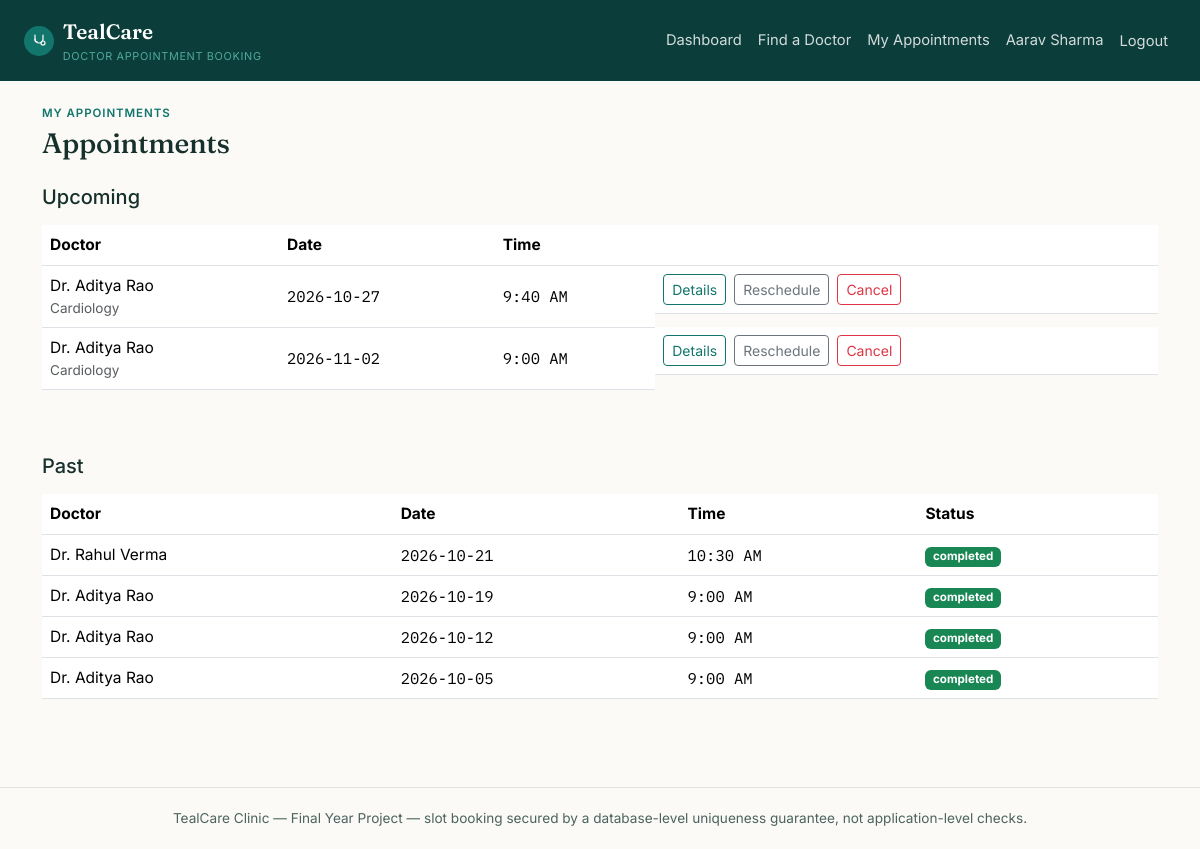
The app's page /patient/appointments (signed in) with its own data.
### tables this page shows
CREATE TABLE users (
    id INT AUTO_INCREMENT PRIMARY KEY,
    role ENUM('admin','doctor','patient') NOT NULL,
    name VARCHAR(150) NOT NULL,
    email VARCHAR(190) NOT NULL UNIQUE,
    password_hash VARCHAR(255) NOT NULL,
    phone VARCHAR(20) NULL,
     
    staff_code VARCHAR(20) NULL UNIQUE,
     
     
    status ENUM('active','suspended') NOT NULL DEFAULT 'active',
    reset_token VARCHAR(64) NULL,
    reset_token_expires_at DATETIME NULL,
    created_at TIMESTAMP NOT NULL DEFAULT CURRENT_TIMESTAMP
);

CREATE TABLE appointments (
    id INT AUTO_INCREMENT PRIMARY KEY,
    patient_id INT NOT NULL,
    doctor_id INT NOT NULL,
     
     
    reservation_id INT NULL,
    appointment_date DATE NOT NULL,
    start_time TIME NOT NULL,
    end_time TIME NOT NULL,
    status ENUM('booked','completed','cancelled','no_show') NOT NULL DEFAULT 'booked',
    notes TEXT NULL,
    cancelled_by VARCHAR(20) NULL,
     
     
    is_stress_test TINYINT(1) NOT NULL DEFAULT 0,
    created_at TIMESTAMP NOT NULL DEFAULT CURRENT_TIMESTAMP,
    updated_at TIMESTAMP NOT NULL DEFAULT CURRENT_TIMESTAMP ON UPDATE CURRENT_TIMESTAMP,
    FOREIGN KEY (patient_id) REFERENCES users(id),
    FOREIGN KEY (doctor_id) REFERENCES doctors(id),
    FOREIGN KEY (reservation_id) REFERENCES slot_reservations(id) ON DELETE SET NULL,
    INDEX idx_doctor_date (doctor_id, appointment_date),
    INDEX idx_patient (patient_id)
);

CREATE TABLE specializations (
    id INT AUTO_INCREMENT PRIMARY KEY,
    name VARCHAR(100) NOT NULL UNIQUE,
    description VARCHAR(255) NULL
);

### app/views/patient/appointments.php (the view, shortened to what the rows shown need)
<p class="eyebrow mb-1">My appointments</p>
<h1 class="h3 mb-4">Appointments</h1>
<h5 class="mb-3">Upcoming</h5>
<?php if (empty($upcoming)): ?>
    <p class="text-muted">No upcoming appointments.</p>
<?php else: ?>
    <div class="table-responsive mb-5">
        <table class="table table-tc align-middle">
            <thead><tr><th>Doctor</th><th>Date</th><th>Time</th><th></th></tr></thead>
            <tbody>
            <?php foreach ($upcoming as $a): $doctorInactive = ($a['doctor_status'] ?? 'active') !== 'active'; ?>
                <tr>
                    <td>
                        <?= htmlspecialchars($a['doctor_name'], ENT_QUOTES) ?>
                        <div class="text-muted small"><?= htmlspecialchars($a['specialization_name'], ENT_QUOTES) ?></div>
                    </td>
                    <td class="mono"><?= htmlspecialchars($a['appointment_date'], ENT_QUOTES) ?></td>
                    <td class="mono"><?= date('g:i A', strtotime($a['start_time'])) ?></td>
                    <td class="d-flex gap-2">
                        <a href="<?= Router::url('/patient/appointments/' . $a['id'] . '/confirmation') ?>" class="btn btn-sm btn-outline-tc">Details</a>
                        <?php if (!$doctorInactive): ?>
                            <a href="<?= Router::url('/patient/appointments/' . $a['id'] . '/reschedule') ?>" class="btn btn-sm btn-outline-secondary">Reschedule</a>
                        <?php endif; ?>
                        <form method="post" action="<?= Router::url('/patient/appointments/' . $a['id'] . '/cancel') ?>" onsubmit="return confirm('Cancel this appointment?');">
                            <button class="btn btn-sm btn-outline-danger">Cancel</button>
                        </form>
                    </td>
                </tr>
            <?php endforeach; ?>
            </tbody>
        </table>
    </div>
<?php endif; ?>
<h5 class="mb-3">Past</h5>
<?php if (empty($past)): ?>
    <p class="text-muted">No past appointments yet.</p>
<?php else: ?>
    <div class="table-responsive">
        <table class="table align-middle">
            <thead><tr><th>Doctor</th><th>Date</th><th>Time</th><th>Status</th></tr></thead>
            <tbody>
            <?php foreach ($past as $a):
                $badges = ['completed' => 'success', 'cancelled' => 'secondary', 'no_show' => 'danger', 'booked' => 'warning'];
                $cls = $badges[$a['status']] ?? 'secondary';
                $label = $a['status'] === 'booked' ? 'not recorded' : str_replace('_', ' ', $a['status']);
            ?>
                <tr>
                    <td><?= htmlspecialchars($a['doctor_name'], ENT_QUOTES) ?></td>
                    <td class="mono"><?= htmlspecialchars($a['appointment_date'], ENT_QUOTES) ?></td>
                    <td class="mono"><?= date('g:i A', strtotime($a['start_time'])) ?></td>
                    <td><span class="badge text-bg-<?= $cls ?>"><?= htmlspecialchars($label, ENT_QUOTES) ?></span></td>
                </tr>
            <?php endforeach; ?>
            </tbody>
        </table>
    </div>
<?php endif; ?>

### core/Router.php (shortened to what the rows shown need)
<?php
class Router
{
    private array $routes = ['GET' => [], 'POST' => []];
    private static string $basePath = '';
    public static function setBasePath(string $path): void
    {
        self::$basePath = rtrim($path, '/');
    }
    public static function url(string $path = ''): string
    {
        return self::$basePath . $path;
    }
    public function get(string $pattern, array $handler): void
    {
        $this->routes['GET'][$pattern] = $handler;
    }
    public function post(string $pattern, array $handler): void
    {
        $this->routes['POST'][$pattern] = $handler;
    }
    public function dispatch(string $method, string $uri): void
    {
        $path = parse_url($uri, PHP_URL_PATH) ?? '/';
        $path = rtrim($path, '/');
        foreach ($this->routes[$method] ?? [] as $pattern => $handler) {
            $params = $this->match($pattern, $path);
            if ($params !== null) {
                [$controllerClass, $action] = $handler;
                $controller = new $controllerClass();
                call_user_func_array([$controller, $action], $params);
                return;
            }
        }
    }
    private function match(string $pattern, string $path): ?array
    {
        $regex = preg_replace('#\{[a-zA-Z_]+\}#', '([^/]+)', $pattern);
        $regex = rtrim($regex, '/');
        if ($regex === '') {
            $regex = '/';
        }
        if (!preg_match('#^' . $regex . '$#', $path, $matches)) {
            return null;
        }
        array_shift($matches);
        return $matches;
    }
}

### app/views/partials/header.php (shortened to what the rows shown need)
<?php
$currentUser = Auth::user();
?>
<!doctype html>
<html lang="en">
<head>
    <link href="https://cdn.jsdelivr.net/npm/bootstrap@5.3.3/dist/css/bootstrap.min.css" rel="stylesheet">
    <link href="<?= Router::url('/assets/css/style.css') ?>" rel="stylesheet">
</head>
<body>
<nav class="navbar navbar-expand-lg navbar-tc">
    <div class="container-fluid px-3 px-lg-4">
        <a class="navbar-brand" href="<?= Router::url($currentUser ? \App\Controllers\AuthController::roleHome($currentUser['role']) : '/login') ?>">
            <span class="brand-mark">
            </span>
            <span>TealCare<small>Doctor Appointment Booking</small></span>
        </a>
        <div class="collapse navbar-collapse" id="navMain">
            <ul class="navbar-nav ms-auto align-items-lg-center">
                <?php if ($currentUser && $currentUser['role'] === 'admin'): ?>
                    <li class="nav-item"><a class="nav-link" href="<?= Router::url('/admin/dashboard') ?>">Dashboard</a></li>
                    <li class="nav-item"><a class="nav-link" href="<?= Router::url('/admin/doctors') ?>">Doctors</a></li>
                    <li class="nav-item"><a class="nav-link" href="<?= Router::url('/admin/specializations') ?>">Specializations</a></li>
                    <li class="nav-item"><a class="nav-link" href="<?= Router::url('/admin/board') ?>">Today's Board</a></li>
                    <li class="nav-item"><a class="nav-link" href="<?= Router::url('/admin/appointments') ?>">Appointments</a></li>
                    <li class="nav-item"><a class="nav-link" href="<?= Router::url('/admin/patients') ?>">Patients</a></li>
                    <li class="nav-item"><a class="nav-link" href="<?= Router::url('/admin/stress-test') ?>">Stress Test</a></li>
                    <li class="nav-item"><a class="nav-link" href="<?= Router::url('/admin/audit-log') ?>">Audit &amp; Reports</a></li>
                <?php elseif ($currentUser): ?>
                    <li class="nav-item"><a class="nav-link" href="<?= Router::url('/patient/dashboard') ?>">Dashboard</a></li>
                    <li class="nav-item"><a class="nav-link" href="<?= Router::url('/patient/doctors') ?>">Find a Doctor</a></li>
                    <li class="nav-item"><a class="nav-link" href="<?= Router::url('/patient/appointments') ?>">My Appointments</a></li>
                <?php endif; ?>
                <?php if ($currentUser): ?>
                    <li class="nav-item"><a class="nav-link" href="<?= Router::url('/account') ?>"><?= htmlspecialchars($currentUser['name'], ENT_QUOTES) ?></a></li>
                    <li class="nav-item">
                        <form method="post" action="<?= Router::url('/logout') ?>" class="d-inline">
                            <button type="submit" class="btn btn-link nav-link" style="border:0;">Logout</button>
                        </form>
                    </li>
                <?php else: ?>
                    <li class="nav-item"><a class="nav-link" href="<?= Router::url('/login') ?>">Login</a></li>
                    <li class="nav-item"><a class="nav-link" href="<?= Router::url('/register') ?>">Register</a></li>
                <?php endif; ?>
            </ul>
        </div>
    </div>
</nav>
<div class="container py-4">

### records on screen
users: name "Aarav Sharma"
appointments: users.name "Dr. Aditya Rao", specializations.name "Cardiology", appointment_date "2026-10-27", start_time "9:40 AM"
appointments: users.name "Dr. Aditya Rao", specializations.name "Cardiology", appointment_date "2026-11-02", start_time "9:00 AM"
appointments: users.name "Dr. Rahul Verma", appointment_date "2026-10-21", start_time "10:30 AM", status "completed"
appointments: users.name "Dr. Aditya Rao", appointment_date "2026-10-19", start_time "9:00 AM", status "completed"
appointments: users.name "Dr. Aditya Rao", appointment_date "2026-10-12", start_time "9:00 AM", status "completed"
appointments: users.name "Dr. Aditya Rao", appointment_date "2026-10-05", start_time "9:00 AM", status "completed"
